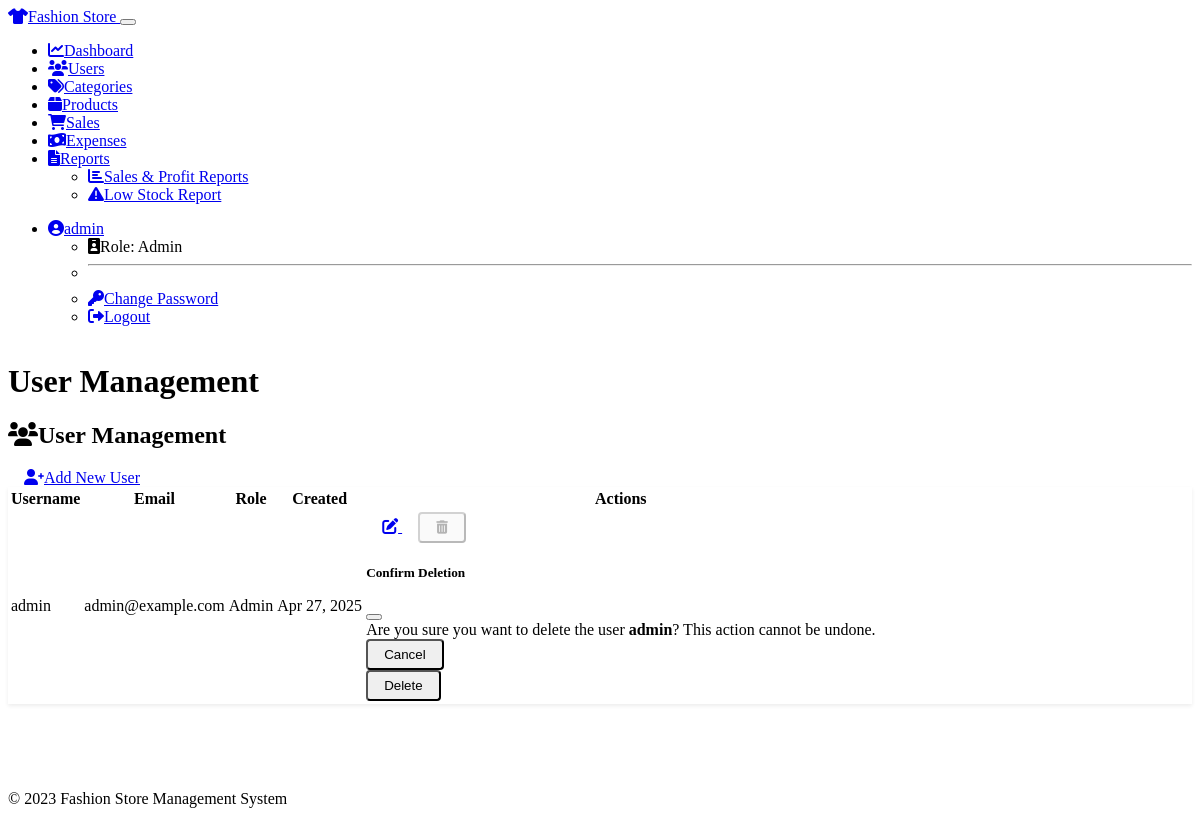
Screenshot of /users (signed in) with the database file from the repository.
### models.py (models this page shows, shortened)
class User(UserMixin, db.Model):
    id = db.Column(db.Integer, primary_key=True)
    username = db.Column(db.String(64), unique=True, nullable=False)
    email = db.Column(db.String(120), unique=True, nullable=False)
    password_hash = db.Column(db.String(256), nullable=False)
    role = db.Column(db.String(20), nullable=False, default='staff')  # admin, manager, staff
    created_at = db.Column(db.DateTime, default=datetime.now)
    updated_at = db.Column(db.DateTime, default=datetime.now, onupdate=datetime.now)

### routes.py (the view)
@app.route('/users')
@login_required
@role_required('admin')
def user_list():
    users = User.query.all()
    return render_template('users.html', users=users, title='User Management')

### models.py (called while the page is built)
@login_manager.user_loader
def load_user(user_id):
    return User.query.get(int(user_id))

### routes.py (called while the page is built)
def role_required(*roles):
    def decorator(f):
        @wraps(f)
        def decorated_function(*args, **kwargs):
            if not current_user.is_authenticated or current_user.role not in roles:
                flash('You do not have permission to access this page.', 'danger')
                return redirect(url_for('dashboard'))
            return f(*args, **kwargs)
        return decorated_function
    return decorator

### templates/users.html (shortened to what this page needs)
{% extends "base.html" %}
{% block content %}
<div class="row mb-4">
    <div class="col-md-6">
        <h2><i class="fas fa-users me-2"></i>User Management</h2>
    </div>
    <div class="col-md-6 text-md-end">
        <a href="{{ url_for('add_user') }}" class="btn btn-primary">
            <i class="fas fa-user-plus me-1"></i>Add New User
        </a>
    </div>
</div>
<div class="card shadow">
    <div class="card-body p-0">
        <div class="table-responsive">
            <table class="table table-hover mb-0">
                <thead class="table-dark">
                    <tr>
                        <th>Username</th>
                        <th>Email</th>
                        <th>Role</th>
                        <th>Created</th>
                        <th>Actions</th>
                    </tr>
                </thead>
                <tbody>
                    {% for user in users %}
                    <tr>
                        <td>{{ user.username }}</td>
                        <td>{{ user.email }}</td>
                        <td>
                            <span class="badge {% if user.role == 'admin' %}bg-danger{% elif user.role == 'manager' %}bg-warning{% else %}bg-info{% endif %}">
                                {{ user.role | capitalize }}
                            </span>
                        </td>
                        <td>{{ user.created_at.strftime('%b %d, %Y') }}</td>
                        <td>
                            <div class="btn-group btn-group-sm" role="group">
                                <a href="{{ url_for('edit_user', user_id=user.id) }}" class="btn btn-outline-primary" {% if user.id == current_user.id %}disabled{% endif %}>
                                    <i class="fas fa-edit"></i>
                                </a>
                                <button type="button" class="btn btn-outline-danger" data-bs-toggle="modal" data-bs-target="#deleteUserModal{{ user.id }}" {% if user.id == current_user.id %}disabled{% endif %}>
                                    <i class="fas fa-trash-alt"></i>
                                </button>
                            </div>
                            <div class="modal fade" id="deleteUserModal{{ user.id }}" tabindex="-1" aria-labelledby="deleteUserModalLabel{{ user.id }}" aria-hidden="true">
                                <div class="modal-dialog">
                                    <div class="modal-content">
                                        <div class="modal-header">
                                            <h5 class="modal-title" id="deleteUserModalLabel{{ user.id }}">Confirm Deletion</h5>
                                            <button type="button" class="btn-close" data-bs-dismiss="modal" aria-label="Close"></button>
                                        </div>
                                        <div class="modal-body">
                                            Are you sure you want to delete the user <strong>{{ user.username }}</strong>? This action cannot be undone.
                                        </div>
                                        <div class="modal-footer">
                                            <button type="button" class="btn btn-secondary" data-bs-dismiss="modal">Cancel</button>
                                            <form action="{{ url_for('delete_user', user_id=user.id) }}" method="POST">
                                                <button type="submit" class="btn btn-danger">Delete</button>
                                            </form>
                                        </div>
                                    </div>
                                </div>
                            </div>
                        </td>
                    </tr>
                    {% else %}
                    <tr>
                        <td colspan="5" class="text-center">No users found.</td>
                    </tr>
                    {% endfor %}
                </tbody>
            </table>
        </div>
    </div>
</div>
{% endblock %}

### templates/base.html (shortened to what this page needs)
<!DOCTYPE html>
<html lang="en" data-bs-theme="dark">
<head>
    <link rel="stylesheet" href="https://cdn.replit.com/agent/bootstrap-agent-dark-theme.min.css">
    <link rel="stylesheet" href="https://cdnjs.cloudflare.com/ajax/libs/font-awesome/6.0.0/css/all.min.css">
    <link rel="stylesheet" href="{{ url_for('static', filename='css/style.css') }}">
</head>
<body>
    <nav class="navbar navbar-expand-lg navbar-dark bg-dark mb-4">
        <div class="container-fluid">
            <a class="navbar-brand" href="{{ url_for('dashboard') if current_user.is_authenticated else url_for('login') }}">
                <i class="fas fa-tshirt me-2"></i>Fashion Store
            </a>
            <button class="navbar-toggler" type="button" data-bs-toggle="collapse" data-bs-target="#navbarNav" aria-controls="navbarNav" aria-expanded="false" aria-label="Toggle navigation">
            </button>
            <div class="collapse navbar-collapse" id="navbarNav">
                {% if current_user.is_authenticated %}
                <ul class="navbar-nav me-auto mb-2 mb-lg-0">
                    <li class="nav-item">
                        <a class="nav-link {% if request.endpoint == 'dashboard' %}active{% endif %}" href="{{ url_for('dashboard') }}">
                            <i class="fas fa-chart-line me-1"></i>Dashboard
                        </a>
                    </li>
                    {% if current_user.role == 'admin' %}
                    <li class="nav-item">
                        <a class="nav-link {% if request.endpoint == 'user_list' %}active{% endif %}" href="{{ url_for('user_list') }}">
                            <i class="fas fa-users me-1"></i>Users
                        </a>
                    </li>
                    {% endif %}
                    <li class="nav-item">
                        <a class="nav-link {% if request.endpoint == 'category_list' %}active{% endif %}" href="{{ url_for('category_list') }}">
                            <i class="fas fa-tags me-1"></i>Categories
                        </a>
                    </li>
                    <li class="nav-item">
                        <a class="nav-link {% if request.endpoint == 'product_list' %}active{% endif %}" href="{{ url_for('product_list') }}">
                            <i class="fas fa-box me-1"></i>Products
                        </a>
                    </li>
                    <li class="nav-item">
                        <a class="nav-link {% if request.endpoint == 'sale_list' %}active{% endif %}" href="{{ url_for('sale_list') }}">
                            <i class="fas fa-shopping-cart me-1"></i>Sales
                        </a>
                    </li>
                    {% if current_user.role in ['admin', 'manager'] %}
                    <li class="nav-item">
                        <a class="nav-link {% if request.endpoint == 'expense_list' %}active{% endif %}" href="{{ url_for('expense_list') }}">
                            <i class="fas fa-money-bill-wave me-1"></i>Expenses
                        </a>
                    </li>
                    {% endif %}
                    <li class="nav-item dropdown">
                        <a class="nav-link dropdown-toggle {% if request.endpoint in ['reports', 'low_stock'] %}active{% endif %}" href="#" id="reportsDropdown" role="button" data-bs-toggle="dropdown" aria-expanded="false">
                            <i class="fas fa-file-alt me-1"></i>Reports
                        </a>
                        <ul class="dropdown-menu" aria-labelledby="reportsDropdown">
                            <li>
                                <a class="dropdown-item" href="{{ url_for('reports') }}">
                                    <i class="fas fa-chart-bar me-1"></i>Sales & Profit Reports
                                </a>
                            </li>
                            <li>
                                <a class="dropdown-item" href="{{ url_for('low_stock') }}">
                                    <i class="fas fa-exclamation-triangle me-1"></i>Low Stock Report
                                </a>
                            </li>
                        </ul>
                    </li>
                </ul>
                <ul class="navbar-nav">
                    <li class="nav-item dropdown">
                        <a class="nav-link dropdown-toggle" href="#" id="userDropdown" role="button" data-bs-toggle="dropdown" aria-expanded="false">
                            <i class="fas fa-user-circle me-1"></i>{{ current_user.username }}
                        </a>
                        <ul class="dropdown-menu dropdown-menu-end" aria-labelledby="userDropdown">
                            <li>
                                <span class="dropdown-item-text text-muted">
                                    <i class="fas fa-id-badge me-1"></i>Role: {{ current_user.role | capitalize }}
                                </span>
                            </li>
                            <li><hr class="dropdown-divider"></li>
                            <li>
                                <a class="dropdown-item" href="{{ url_for('change_password') }}">
                                    <i class="fas fa-key me-1"></i>Change Password
                                </a>
                            </li>
                            <li>
                                <a class="dropdown-item" href="{{ url_for('logout') }}">
                                    <i class="fas fa-sign-out-alt me-1"></i>Logout
                                </a>
                            </li>
                        </ul>
                    </li>
                </ul>
                {% endif %}
            </div>
        </div>
    </nav>
    <div class="container">
        {% if title %}
            <h1 class="mb-4">{{ title }}</h1>
        {% endif %}
        {% block content %}{% endblock %}
    </div>
    <footer class="footer mt-5 py-3 bg-dark">
        <div class="container text-center">
            <span class="text-muted">© 2023 Fashion Store Management System</span>
        </div>
    </footer>
</body>
</html>

### static/css/style.css (style rules this page uses)
body { min-height: 100vh; display: flex; flex-direction: column; }
.footer { margin-top: auto; }
.card { transition: transform 0.2s ease; margin-bottom: 1.5rem; border: none; box-shadow: 0 0.125rem 0.25rem rgba(0, 0, 0, 0.075); }
.table td, .table th { vertical-align: middle; }
.btn { border-radius: 0.25rem; padding: 0.375rem 1rem; }

### rows the page displays
User: username "admin", role "Admin", email "admin@example.com", created_at "Apr 27, 2025"

### other values shown
{{ title }} "User Management"
